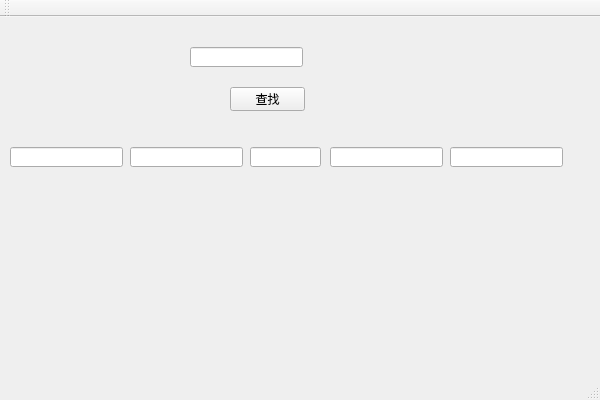
<?xml version="1.0" encoding="UTF-8"?>
<ui version="4.0">
 <class>FindStudentClass</class>
 <widget class="QMainWindow" name="FindStudentClass">
  <property name="geometry">
   <rect>
    <x>0</x>
    <y>0</y>
    <width>600</width>
    <height>400</height>
   </rect>
  </property>
  <property name="windowTitle">
   <string>FindStudent</string>
  </property>
  <widget class="QWidget" name="centralWidget">
   <widget class="QLineEdit" name="findLine">
    <property name="geometry">
     <rect>
      <x>190</x>
      <y>30</y>
      <width>113</width>
      <height>20</height>
     </rect>
    </property>
   </widget>
   <widget class="QPushButton" name="findBtn">
    <property name="geometry">
     <rect>
      <x>230</x>
      <y>70</y>
      <width>75</width>
      <height>24</height>
     </rect>
    </property>
    <property name="text">
     <string>查找</string>
    </property>
   </widget>
   <widget class="QLineEdit" name="snoLine">
    <property name="geometry">
     <rect>
      <x>10</x>
      <y>130</y>
      <width>113</width>
      <height>20</height>
     </rect>
    </property>
   </widget>
   <widget class="QLineEdit" name="nameLine">
    <property name="geometry">
     <rect>
      <x>130</x>
      <y>130</y>
      <width>113</width>
      <height>20</height>
     </rect>
    </property>
   </widget>
   <widget class="QLineEdit" name="sexLine">
    <property name="geometry">
     <rect>
      <x>250</x>
      <y>130</y>
      <width>71</width>
      <height>20</height>
     </rect>
    </property>
   </widget>
   <widget class="QLineEdit" name="dateLine">
    <property name="geometry">
     <rect>
      <x>330</x>
      <y>130</y>
      <width>113</width>
      <height>20</height>
     </rect>
    </property>
   </widget>
   <widget class="QLineEdit" name="sdeptLine">
    <property name="geometry">
     <rect>
      <x>450</x>
      <y>130</y>
      <width>113</width>
      <height>20</height>
     </rect>
    </property>
   </widget>
  </widget>
  <widget class="QMenuBar" name="menuBar">
   <property name="geometry">
    <rect>
     <x>0</x>
     <y>0</y>
     <width>600</width>
     <height>26</height>
    </rect>
   </property>
  </widget>
  <widget class="QToolBar" name="mainToolBar">
   <attribute name="toolBarArea">
    <enum>TopToolBarArea</enum>
   </attribute>
   <attribute name="toolBarBreak">
    <bool>false</bool>
   </attribute>
  </widget>
  <widget class="QStatusBar" name="statusBar"/>
 </widget>
 <layoutdefault spacing="6" margin="11"/>
 <resources/>
 <connections/>
</ui>
